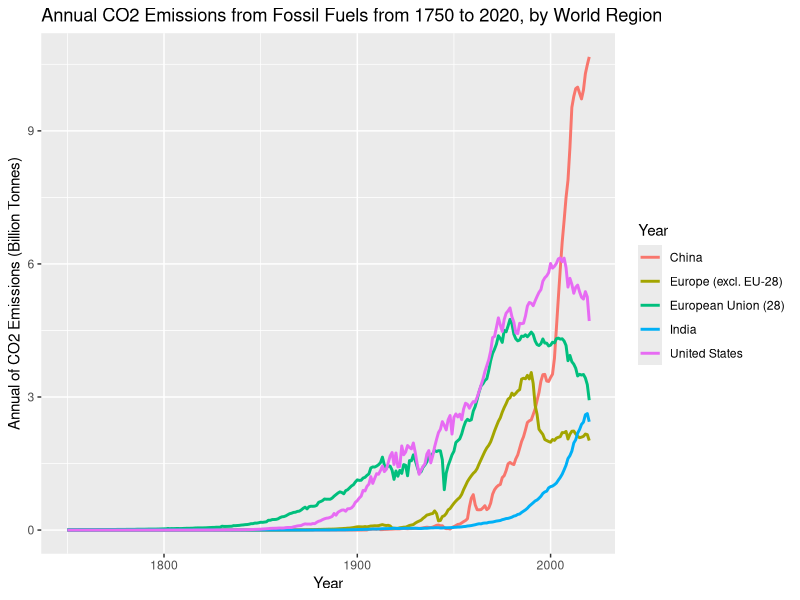
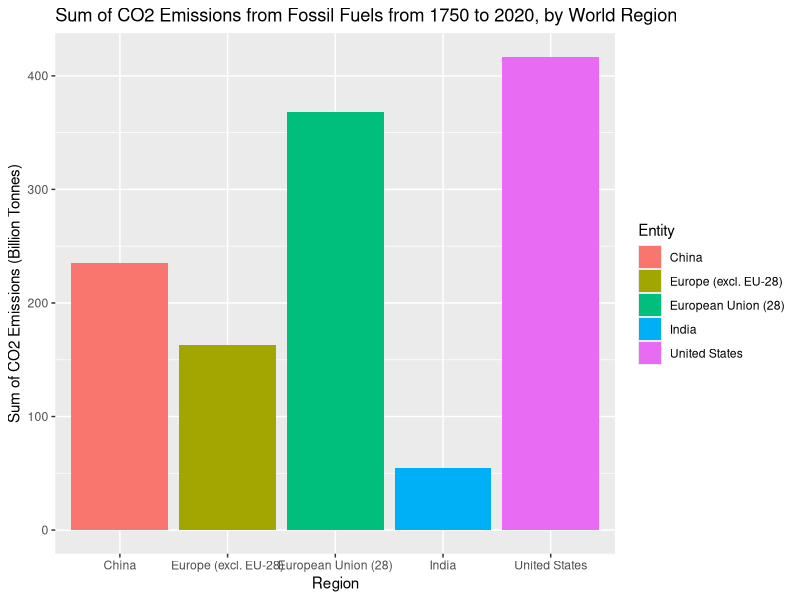
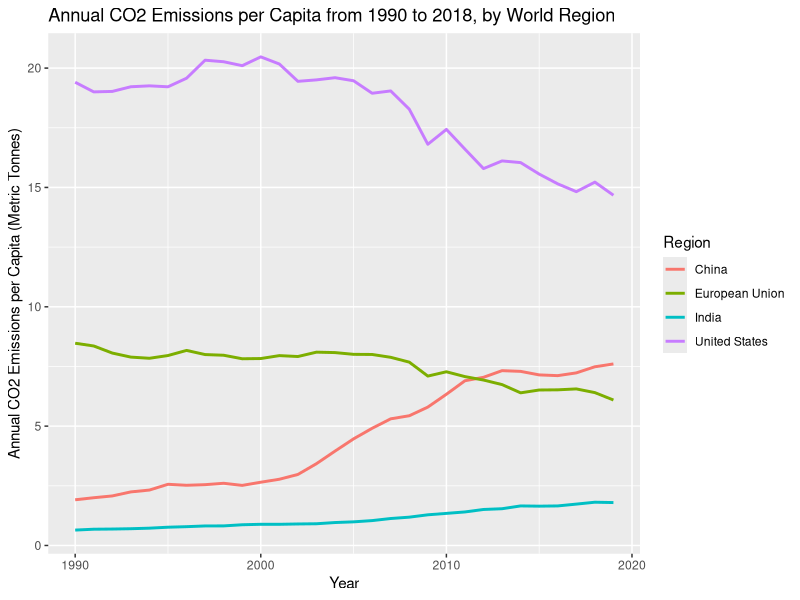
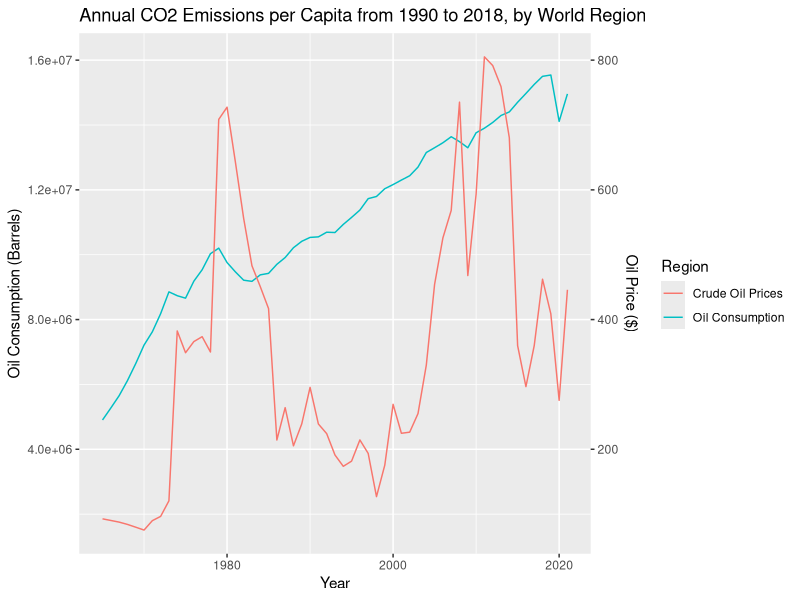

Recreate these plots in R, in order.
packages <- c("tidyverse", "reshape2", "fauxnaif", "gganimate", "ggthemes",
              "stringr", "gridExtra", "gifski", "png", "ggrepel")
lapply(packages, require, character.only = TRUE)

emission <- read.csv("annual-co-emissions-by-region.csv")
target <- c('China','Europe (excl. EU-28)','European Union (28)','India','United States' )
emission %>% 
  group_by(Entity,Year)%>%
  filter(all(Entity %in% target))%>%
  ggplot(aes(y=Annual.CO2.emissions..zero.filled./10^9,x=Year, color=Entity))+
  labs(x="Year", y = "Annual of CO2 Emissions (Billion Tonnes)", 
       color="Year",
       title="Annual CO2 Emissions from Fossil Fuels from 1750 to 2020, by World Region")+
  geom_line(size=1)

emission %>% 
  group_by(Entity)%>%
  filter(all(Entity %in% target))%>%
  summarize(sum_ems=sum(Annual.CO2.emissions..zero.filled.),na.rm=T)%>%
  ggplot(aes(y=sum_ems/10^9,x=Entity,fill=Entity))+
  labs(x="Region", y = "Sum of CO2 Emissions (Billion Tonnes)", 
       color="Year",
       title="Sum of CO2 Emissions from Fossil Fuels from 1750 to 2020, by World Region")+
  geom_bar(stat='identity')

per_capita_target <- c('China','European Union','India','United States' )

per_capita_emission <- read.csv("emission_per_capita.csv")
drop <- c('Indicator.Name','Country.Code','Indicator.Code')
country_data <- per_capita_emission[,!(names(per_capita_emission) %in% drop)]
country_data_melt <- melt(country_data, id='Country.Name')
country_data_melt <- select(country_data_melt, c("Country.Name","variable","value"))
country_data_melt$variable = substr(country_data_melt$variable,2,5)
country_data_melt$variable = strtoi(country_data_melt$variable)
country_data_melt %>% 
  group_by(Country.Name,variable)%>%filter(all(Country.Name %in% per_capita_target))->res

country_data_melt %>% 
  group_by(Country.Name,variable)%>%
  filter(all(Country.Name %in% per_capita_target))%>%
  drop_na()%>%
  ggplot(aes(y=value,x=variable, color=Country.Name))+
  labs(x="Year", y = "Annual CO2 Emissions per Capita (Metric Tonnes)", 
       color="Region",
       title="Annual CO2 Emissions per Capita from 1990 to 2018, by World Region")+
  geom_line(size=1)

oil_data <- read.csv("world-crude-oil-price-vs-oil-consumption.csv")
world_oil <- subset(oil_data,oil_data$Entity=='World')
coeff <- 2*10^4
world_oil %>%
  drop_na()%>%
  ggplot(aes(x=Year))+
  geom_line(aes(y=Oil.Consumption...Barrels,color='Oil Consumption'))+
  geom_line(aes(y=Oil...Crude.prices.since.1861..2021...*coeff,color='Crude Oil Prices'))+
  scale_y_continuous(
    name = "Oil Consumption (Barrels)",
    sec.axis = sec_axis(~ . / coeff,name="Oil Price ($)")
  ) + 
  labs(x="Year", y = "Annual CO2 Emissions per Capita (Metric Tonnes)", 
       color="Region",
       title="Annual CO2 Emissions per Capita from 1990 to 2018, by World Region")
